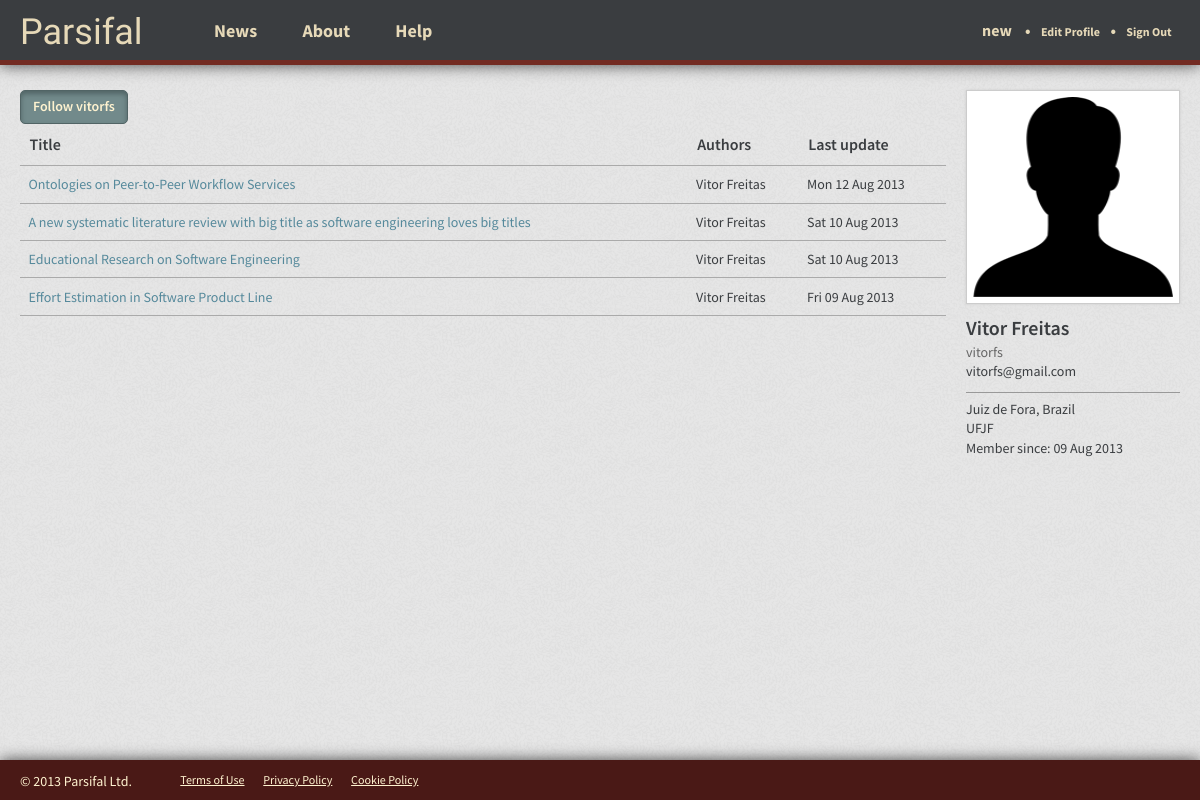
Before: /vitorfs/ (signed in) with the older database file.
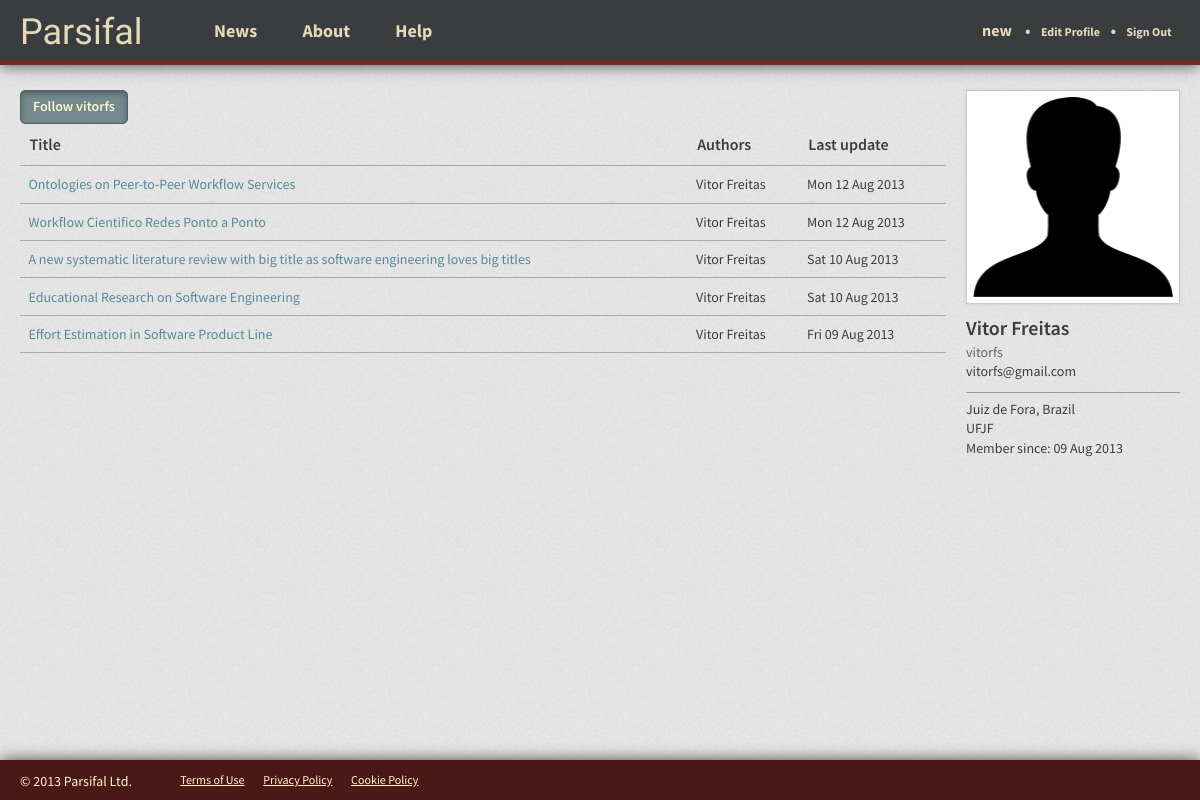
After: the same page with the newer database file.
### reviews/models.py (models this page shows, shortened)
class Review(models.Model):
  short_name = models.CharField(max_length=50) #TODO: Change var name to Name
  title = models.CharField(max_length=200)
  description = models.CharField(max_length=500)
  user = models.ForeignKey(User) #TODO: Change var name to Author
  create_date = models.DateTimeField(auto_now_add=True, blank=True)
  last_update = models.DateTimeField()
  co_authors = models.ManyToManyField(User, related_name="co+")
  objective = models.TextField(max_length=1000, null=True)
  questions = models.ManyToManyField(Question)
  sources = models.ManyToManyField(Source)
  class Meta:
    verbose_name = "Review"
    verbose_name_plural = "Reviews"

### reviews/views.py (the view)
@login_required
def reviews(request, username):
  context = RequestContext(request)
  user = get_object_or_404(User, username=username)
  user_reviews = Review.objects.filter(user__id=user.id).order_by('-last_update',)
  context = RequestContext(request, {'user_reviews': user_reviews, 'page_user': user})
  return render_to_response('reviews/reviews.html', context)

### reviews/templates/reviews/reviews.html
{% extends 'base_app.html' %}
{% block head_extra %}
  <link href="{{ STATIC_URL }}css/reviews.css" rel="stylesheet" media="screen">
{% endblock head_extra %}
{% block content %}
  <div class="clearfix">
    <div class="reviews">
      {% if user.username == page_user.username %}
        <a href="/reviews/new/" class="btn btn-success">New review</a>
      {% else %}
        <button type="button" class="btn">Follow {{ page_user.username }}</button>
      {% endif %}
      {% if user_reviews %}
        <table class="table">
          <thead>
            <tr>
              <th>Title</th>
              <th>Authors</th>
              <th>Last update</th>
            </tr>
          </thead>
          <tbody>
            {% for review in user_reviews %}
              <tr>
                <td><a href="/{{ page_user.username }}/{{ review.short_name }}/">{{ review.title }}</a></td>
                <td>{{ review.user.get_full_name }}</td>
                <td>{{ review.last_update|date:"D d M Y" }}</td>
              </tr>
            {% endfor %}
          </tbody>
        </table>
      {% else %}
        <h2>You don't have any systematic literature review yet.</h2>
      {% endif %}
    </div>
    <div class="profile">
      <div class="picture">
        <img src="{{ STATIC_URL }}img/user.png" width="200px" height="200px">
      </div>
      <ul>
        <li class="full-name">{{ page_user.get_full_name }}</li>
        <li class="username">{{ page_user.username }}</li>
        <li>{{ page_user.email }}</li>
        <li class="divider"></li>
        <li>Juiz de Fora, Brazil</li>
        <li>UFJF</li>
        <li>Member since: {{ page_user.date_joined|date:"d M Y" }}</li>
      </ul>
    </div>
  </div>
{% endblock content %}

### templates/base_app.html (shortened to what this page needs)
<!DOCTYPE html>
<html>
<head>
  <link href="{{ STATIC_URL }}css/style_app.css" rel="stylesheet" media="screen">
  {% block head_extra %}
  {% endblock head_extra %}
</head>
<body>
  <header class="wrapper">
    <h1><a href="/">Parsifal</a></h1>
    <nav class="menu">
      <a href="#">News</a>
      <a href="#">About</a>
      <a href="#">Help</a>
    </nav>
    <nav class="signedin">
      <a href="/{{ user.username }}/" class="user">{{ user.username }}</a>
      <span class="bullet">&bull;</span>
      <a href="/users/profile/">Edit Profile</a>
      <span class="bullet">&bull;</span>
      <a href="/signout/">Sign Out</a>
    </nav>
  </header>
  <section class="content wrapper">
    {% block content %}
    {% endblock content %}
    <div class="push"></div>
  </section>
  <footer class="wrapper">
    <p>© 2013 Parsifal Ltd.</p>
    <ul>
      <li><a href="#">Terms of Use</a></li>
      <li><a href="#">Privacy Policy</a></li>
      <li><a href="#">Cookie Policy</a></li>
    </ul>
  </footer>
</body>
</html>

### static/css/style_app.css (style rules this page uses)
* { -moz-box-sizing: border-box; -webkit-box-sizing: border-box; box-sizing: border-box; }
html, body { height: 100%; }
body { background: url("../img/ticks.png"); color: #3A3D40; font-family: "Source Sans Pro", Tahoma, Arial, sans-serif; font-weight: 400; font-size: 62.5%; }
header { background: #3A3D40; height: 65px; border-bottom: 5px solid #732B22; position: fixed; width: 100%; box-shadow: 0 0px 15px rgba(0, 0, 0, 0.7); }
header h1 { font-family: Playball, cursive; font-size: 3.6em; float: left; padding-top: .4em; font-weight: 400; margin: 0; }
header h1 a { color: #E6D9B8; text-decoration: none; }
header nav.menu { float: left; padding-top: 2.2em; padding-left: 5em; }
header nav.menu a { padding: 0 1.2em; color: #E6D9B8; text-decoration: none; font-size: 1.8em; font-weight: bold; }
header nav.signedin { padding-top: 2.2em; float: right; }
header nav.signedin span.bullet { color: #E6D9B8; font-size: 1.6em; font-weight: bold; }
header nav.signedin a { color: #E6D9B8; text-decoration: none; font-size: 1.2em; padding: 0 .7em; font-weight: bold; }
header nav.signedin a.user { font-size: 1.6em; }
.wrapper { width: 100%; padding: 0 20px; }
.content { padding: 90px 20px 20px; min-height: 100%; height: auto !important; height: 100%; margin: 0 auto -40px; }
footer { background-color: #4A1916; height: 40px; box-shadow: 0 0px 15px rgba(0, 0, 0, 0.7); }
footer p { padding-top: 1em; color: #FFF3D0; font-size: 1.4em; font-weight: 400; float: left; margin: 0; }
footer ul { float: left; padding-top: 1.4em; padding-left: 2em; }
footer ul li { display: inline; font-size: 1.2em; padding: 0 .7em; }
footer ul li a { color: #FFF3D0; text-decoration: underline; }
.push { height: 40px; }
ul { margin-left: 20px; }
ul li { font-size: 1.4em; padding: .2em 0; list-style: square; }

### reviews/static/css/reviews.css (style rules this page uses)
.reviews { float: left; width: -moz-calc(100% - 234px); width: -webkit-calc(100% - 234px); width: calc(100% - 234px); }
.profile { width: 214px; margin-left: 20px; float: left; }
.profile .picture { width: 214px; height: 214px; background: #FFF; border: 1px solid #CCC; margin: 0 auto; padding: 6px; box-shadow: 0 0 3px #CCC; }
.profile ul { margin: 1em 0 0 0; }
.profile ul li { font-size: 1.4em; padding: .2em 0; list-style: none; }
.profile .full-name { font-size: 2em; font-weight: 600; }
.profile .username { color: #666; }
.profile ul li.divider { border-bottom: 1px solid #999; margin: .4em 0; }

### static/css/clearfix.css (style rules this page uses)
.clearfix:before, .clearfix:after { content: ""; display: table; }
.clearfix:after { clear: both; }
.clearfix { zoom: 1; }

### static/css/button.css (style rules this page uses)
.btn { border: 1px solid #516465; border-radius: 5px; cursor: pointer; background-color: #728A8B; color: #FFF3D0; font-size: 14px; padding: 6px 12px; box-shadow: 0px 3px 5px 0px #516465 inset; display: inline-block; margin-bottom: 0; font-weight: 600; line-height: 1.4em; }

### static/css/table.css (style rules this page uses)
.table { width: 100%; border-collapse: collapse; border-spacing: 0; }
.table td, .table th { font-size: 1.4em; padding: .8em .6em; text-align: left; }
.table thead tr th { font-size: 1.6em; font-weight: 600; }
.table tr { border-bottom: 1px solid #AAA; }

### static/css/form.css (style rules this page uses)
input, button, select, option, textarea { font-family: inherit; }
button { text-transform: none; }

### static/css/typography.css (style rules this page uses)
h1, h2, h3, h4, h5, h6 { font-weight: 600; }
h1 { font-size: 3em; margin-bottom: 1em; }
a { color: #55899B; text-decoration: none; }
p { font-size: 1.4em; margin-bottom: .7em; }

Changed rows visible on the page:
added Review: title "Workflow Cientifico Redes Ponto a Ponto", user.get_full_name "Vitor Freitas", last_update "Mon 12 Aug 2013"
